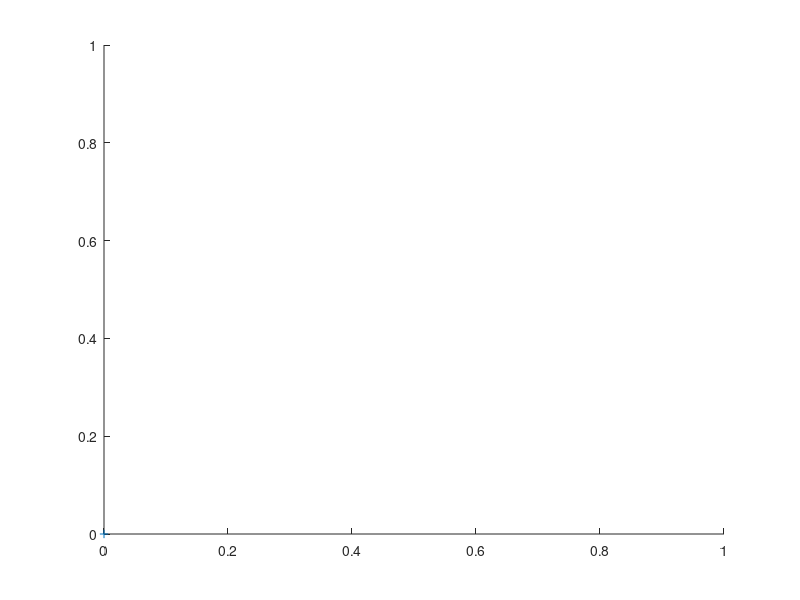

Here is the MATLAB script that generated this plot: (Note: this script raises an error after producing the figure.)
function [xi,yi]=select_area(varargin)
%function to draw a rubberband line and return the start and end points
%Usage: [xi,yi]=select_oblique_rectangle;     uses current axes
% or    [xi,yi]=select_oblique_rectangle(h);  uses axes refered to by handle, h

% Created by Sandra Martinka March 2002
% Modified by Dano Roelvink Feb 2009

switch nargin
case 0
  h=gca;
case 1
  h=varargin{1};
  axes(h);
otherwise
  disp('Too many input arguments.');
end
axis manual
cudata=get(gcf,'UserData'); %current UserData
hold on;
k=waitforbuttonpress;
p1=get(h,'CurrentPoint');       %get starting point
p1=p1(1,1:2);                   %extract x and y
lh=plot(p1(1),p1(2),'+:');      %plot starting point
udata.p1=p1;
udata.h=h;
udata.lh=lh;
set(gcf,'UserData',udata,'WindowButtonMotionFcn','wbmf','DoubleBuffer','on');
k=waitforbuttonpress;
p2=get(h,'Currentpoint');       %get end point
p2=p2(1,1:2);                   %extract x and y
udata.p2=p2;
set(gcf,'UserData',udata,'WindowButtonMotionFcn','wbmf2','DoubleBuffer','on');
k=waitforbuttonpress;
p3=get(h,'Currentpoint');       %get end point
p3=p3(1,1:2);                   %extract x and y
udata=get(gcf,'Userdata')
xi=udata.xi
yi=udata.yi
set(gcf,'UserData',cudata,'WindowButtonMotionFcn','','DoubleBuffer','off'); %reset UserData, etc..
delete(lh);
